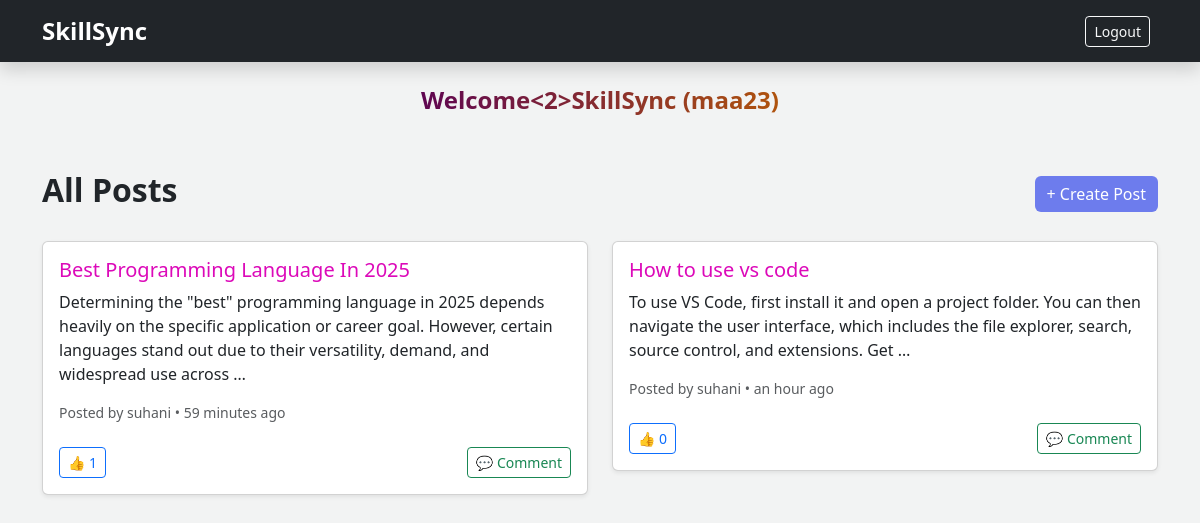
The app's page / (signed in) with its own data.
### main/models.py (models this page shows, shortened)
class Content(models.Model):
    title = models.CharField(max_length=200)
    description = models.TextField()
    instructor = models.CharField(max_length=100)
    duration = models.CharField(max_length=50)
    created_by = models.ForeignKey(User, on_delete=models.CASCADE)
    created_at = models.DateTimeField(auto_now_add=True)
    likes = models.ManyToManyField(User, related_name='liked_content', blank=True)
    def total_likes(self):
        return self.likes.count()

### main/views.py (the view)
# urls.py: path('', views.home, name='home'),
def home(request):
    content = Content.objects.all().order_by('-created_at')  # fetch all Content
    return render(request, 'home.html', {'contents': content})

### main/templates/home.html (shortened to what this page needs)
{% extends 'base.html' %}
{% load static %}
{% load humanize %}
{% block content %}
<div class="d-flex justify-content-between align-items-center mb-4">
    <h2 class="fw-bold">All Posts</h2>
    {% if user.is_authenticated %}
        <a href="{% url 'add_content' %}" class="btn btn-primary">+ Create Post</a>
    {% endif %}
</div>
<div class="row">
    {% for content in contents %}
    <div class="col-md-6 mb-4">
        <div class="card course-card shadow-sm p-3">
            <h5>{{ content.title }}</h5>
            <p>{{ content.description|truncatewords:30 }}</p>
            <p class="small text-muted">
                Posted by {{ content.created_by.username }} • {{ content.created_at|naturaltime }}
            </p>
            <div class="d-flex justify-content-between align-items-center mt-2">
                {% if user.is_authenticated %}
                <a href="{% url 'like_content' content.id %}" class="btn btn-outline-primary btn-sm">
                    👍 {{ content.total_likes }}
                </a>
                {% else %}
                <span class="btn btn-outline-secondary btn-sm disabled">
                    👍 {{ content.total_likes }}
                </span>
                {% endif %}
                {% if user.is_authenticated %}
                <button class="btn btn-outline-success btn-sm" type="button"
                        onclick="document.getElementById('comment-form-{{ content.id }}').classList.toggle('d-none')">
                    💬 Comment
                </button>
                {% endif %}
            </div>
        </div>
    </div>
    {% empty %}
    <p>No content yet. Add one!</p>
    {% endfor %}
</div>
{% endblock %}

### main/templates/base.html (shortened to what this page needs)
{% load static %}
<!DOCTYPE html>
<html lang="en">
<head>
  <link href="https://cdn.jsdelivr.net/npm/bootstrap@5.3.3/dist/css/bootstrap.min.css" rel="stylesheet">
  <link rel="stylesheet" href="{% static 'css/style.css' %}">
</head>
<body>
  <nav class="navbar navbar-expand-lg navbar-dark bg-dark shadow">
    <div class="container">
      <a class="navbar-brand fw-bold" href="{% url 'home' %}">SkillSync</a>
      <div class="d-flex align-items-center">
        {% if user.is_authenticated %}
          <a href="{% url 'logout' %}" class="btn btn-outline-light btn-sm me-2">Logout</a>
        {% else %}
          <a href="{% url 'login' %}" class="btn btn-outline-light btn-sm me-2">Login</a>
          <a href="{% url 'register' %}" class="btn btn-outline-light btn-sm">Register</a>
        {% endif %}
      </div>
    </div>
  </nav>
  {% if user.is_authenticated %}
  <div class="text-center my-4">
    <h1 class="greeting">Welcome<2>SkillSync ({{ user.username }})</h1>
  </div>
  {% endif %}
  <div class="container mt-5">
    {% block content %}{% endblock %}
  </div>
</body>
</html>

### static/css/style.css (style rules this page uses)
body { background: #f2f3f3fd; font-family: 'Segoe UI', Tahoma, Geneva, Verdana, sans-serif; }
.navbar-brand { font-size: 1.5rem; }
.btn-primary { background: #6d7ced; border: none; transition: background 0.3s; }
.course-card { transition: transform 0.2s, box-shadow 0.2s; cursor: pointer; }
.card h5 { color: #dc09b9; }
a { text-decoration: none; color: #546580; }
.greeting { font-size: 1.5rem; font-weight: 900; display: inline-block; background: linear-gradient(90deg, #5f0651, #af530d); -webkit-background-clip: text; -webkit-text-fill-color: transparent; }

### records on screen
Content: title "Best Programming Language In 2025", description "Determining the \"best\" programming language in 2025 depends heavily on the specific application or career goal. However, certain languages stand out due to their versatility, demand, and widespread use across …", created_by.username "suhani", created_at "59 minutes ago", total_likes "1"
Content: title "How to use vs code", description "To use VS Code, first install it and open a project folder. You can then navigate the user interface, which includes the file explorer, search, source control, and extensions. Get …", created_by.username "suhani", created_at "an hour ago", total_likes "0"

### other values on screen
{{ user.username }} "maa23"
